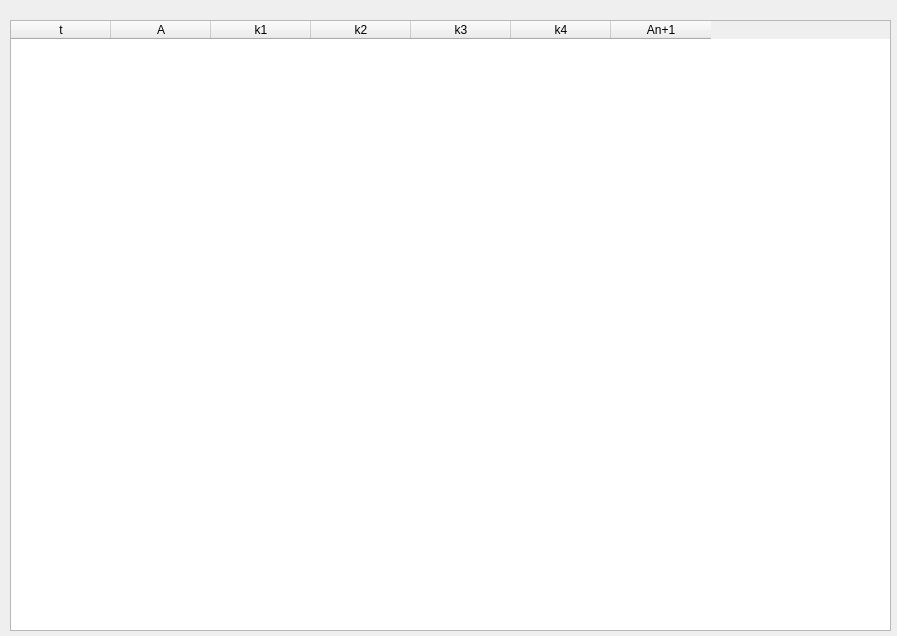
<?xml version="1.0" encoding="UTF-8"?>
<ui version="4.0">
 <class>ventana_RK2</class>
 <widget class="QWidget" name="ventana_RK2">
  <property name="geometry">
   <rect>
    <x>0</x>
    <y>0</y>
    <width>897</width>
    <height>636</height>
   </rect>
  </property>
  <property name="windowTitle">
   <string>Tabla Rungee Kutta 2</string>
  </property>
  <widget class="QTableWidget" name="tabla2">
   <property name="geometry">
    <rect>
     <x>10</x>
     <y>20</y>
     <width>881</width>
     <height>611</height>
    </rect>
   </property>
   <column>
    <property name="text">
     <string>t</string>
    </property>
   </column>
   <column>
    <property name="text">
     <string>A</string>
    </property>
   </column>
   <column>
    <property name="text">
     <string>k1</string>
    </property>
   </column>
   <column>
    <property name="text">
     <string>k2</string>
    </property>
   </column>
   <column>
    <property name="text">
     <string>k3</string>
    </property>
   </column>
   <column>
    <property name="text">
     <string>k4</string>
    </property>
   </column>
   <column>
    <property name="text">
     <string>An+1</string>
    </property>
   </column>
  </widget>
 </widget>
 <resources/>
 <connections/>
</ui>
